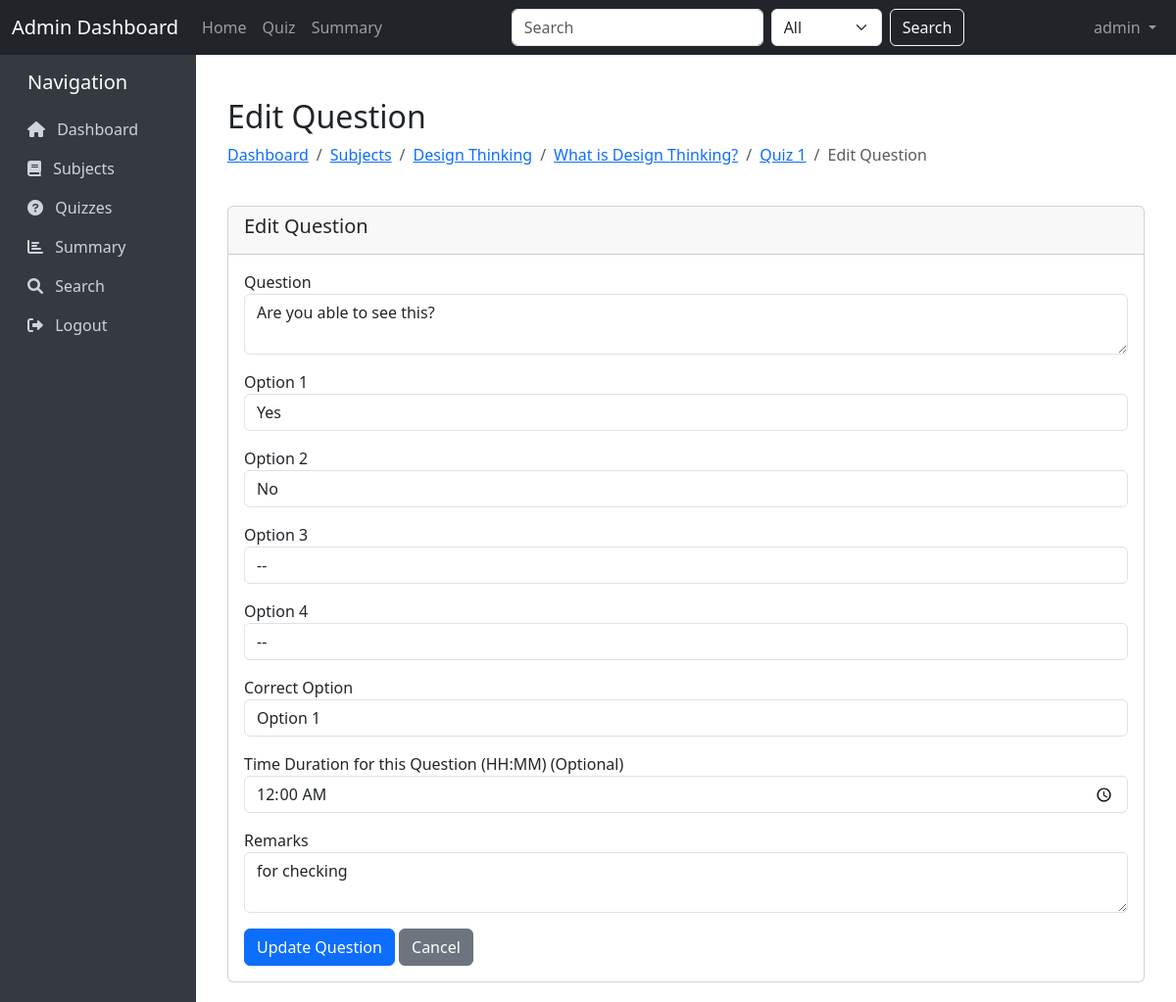
The page /questions/edit/1 (signed in) on the database its author committed.
### models/model.py (models this page shows)
class User(db.Model):
    __tablename__ = 'user'
    user_id = db.Column(db.Integer, primary_key=True)
    username = db.Column(db.String(20), unique=True, nullable=False)
    password = db.Column(db.String(100), nullable=False)
    full_name = db.Column(db.String(30), nullable=False)
    qualification = db.Column(db.String(20), nullable=False)
    dob = db.Column(db.Date, nullable=False)
    email = db.Column(db.String(30), unique=True, nullable=False)
    phone = db.Column(db.String(10), nullable=False)
    address = db.Column(db.String(25), nullable=False)
    status = db.Column(db.String(10), default='active')
    is_admin = db.Column(db.Boolean, default=False)
    scores = db.relationship('Scores', backref='user', lazy=True)

class Subject(db.Model):
    __tablename__ = 'subject'
    subject_id = db.Column(db.Integer, primary_key=True)
    name = db.Column(db.String(20), nullable=False)
    description = db.Column(db.String(40))
    chapters = db.relationship('Chapter', backref='subject', lazy=True, cascade="all, delete-orphan")

class Chapter(db.Model):
    __tablename__ = 'chapter'
    chapter_id = db.Column(db.Integer, primary_key=True)
    chapter_name = db.Column(db.String(20), nullable=False)
    subject_id = db.Column(db.Integer, db.ForeignKey('subject.subject_id'), nullable=False)
    description = db.Column(db.String(40))
    quizzes = db.relationship('Quiz', backref='chapter', lazy=True, cascade="all, delete-orphan")

class Quiz(db.Model):
    __tablename__ = 'quiz'
    quiz_id = db.Column(db.Integer, primary_key=True)
    name = db.Column(db.String(20), nullable=False)
    chapter_id = db.Column(db.Integer, db.ForeignKey('chapter.chapter_id'), nullable=False)
    date_of_quiz = db.Column(db.Date, nullable=False)
    time_duration = db.Column(db.Time, nullable=False)
    remarks = db.Column(db.String(40))
    questions = db.relationship('Question', backref='quiz', lazy=True, cascade="all, delete-orphan")
    scores = db.relationship('Scores', backref='quiz_ref', lazy=True)

class Question(db.Model):
    __tablename__ = 'question'
    question_id = db.Column(db.Integer, primary_key=True)
    question = db.Column(db.String(100), nullable=False)
    option1 = db.Column(db.String(50), nullable=False)
    option2 = db.Column(db.String(50), nullable=False)
    option3 = db.Column(db.String(50), nullable=False)
    option4 = db.Column(db.String(50), nullable=False)
    correct_option = db.Column(db.Integer, nullable=False)
    quiz_id = db.Column(db.Integer, db.ForeignKey('quiz.quiz_id'), nullable=False)
    time_duration = db.Column(db.Time, nullable=True)
    remarks = db.Column(db.String(40))

### controllers/controller.py (the view, shortened to what this page needs)
@app.route('/questions/edit/<int:question_id>', methods=['GET', 'POST'])
@admin_required
def edit_question(question_id):
    question = Question.query.get_or_404(question_id)
    return render_template('edit_question.htm', question=question)

### controllers/controller.py (called while the page is built)
def current_user():
    user_id = session.get('user_id')
    if user_id:
        return User.query.get(user_id)
    return None

@app.context_processor
def inject_current_user():
    return dict(current_user=current_user())

def admin_required(f):
    @wraps(f)
    def decorated_function(*args, **kwargs):
        user = current_user()
        if not user or not user.is_admin:
            flash('Admin access required.', 'danger')
            return redirect(url_for('login'))
        return f(*args, **kwargs)
    return decorated_function

### templates/edit_question.htm (shortened to what this page needs)
{% extends 'base.htm' %}
{% block content %}
<div class="container mt-4">
    <div class="row mb-4">
        <div class="col">
            <h2>Edit Question</h2>
            <nav aria-label="breadcrumb">
                <ol class="breadcrumb">
                    <li class="breadcrumb-item"><a href="{{ url_for('dashboard') }}">Dashboard</a></li>
                    <li class="breadcrumb-item"><a href="{{ url_for('subjects') }}">Subjects</a></li>
                    <li class="breadcrumb-item"><a href="{{ url_for('chapters', subject_id=question.quiz.chapter.subject_id) }}">{{ question.quiz.chapter.subject.name }}</a></li>
                    <li class="breadcrumb-item"><a href="{{ url_for('chapter_quizzes', chapter_id=question.quiz.chapter_id) }}">{{ question.quiz.chapter.chapter_name }}</a></li>
                    <li class="breadcrumb-item"><a href="{{ url_for('questions', quiz_id=question.quiz_id) }}">{{ question.quiz.name }}</a></li>
                    <li class="breadcrumb-item active">Edit Question</li>
                </ol>
            </nav>
        </div>
    </div>
    <div class="row">
        <div class="col">
            <div class="card">
                <div class="card-header">
                    <h5>Edit Question</h5>
                </div>
                <div class="card-body">
                    <form method="POST">
                        <div class="form-group mb-3">
                            <label for="question">Question</label>
                            <textarea class="form-control" id="question" name="question" rows="2" required>{{ question.question }}</textarea>
                        </div>
                        <div class="form-group mb-3">
                            <label for="option1">Option 1</label>
                            <input type="text" class="form-control" id="option1" name="option1" value="{{ question.option1 }}" required>
                        </div>
                        <div class="form-group mb-3">
                            <label for="option2">Option 2</label>
                            <input type="text" class="form-control" id="option2" name="option2" value="{{ question.option2 }}" required>
                        </div>
                        <div class="form-group mb-3">
                            <label for="option3">Option 3</label>
                            <input type="text" class="form-control" id="option3" name="option3" value="{{ question.option3 }}" required>
                        </div>
                        <div class="form-group mb-3">
                            <label for="option4">Option 4</label>
                            <input type="text" class="form-control" id="option4" name="option4" value="{{ question.option4 }}" required>
                        </div>
                        <div class="form-group mb-3">
                            <label for="correct_option">Correct Option</label>
                            <select class="form-control" id="correct_option" name="correct_option" required>
                                <option value="1" {% if question.correct_option == 1 %}selected{% endif %}>Option 1</option>
                            </select>
                        </div>
                        <div class="form-group mb-3">
                            <label for="time_duration">Time Duration for this Question (HH:MM) (Optional)</label>
                            <input type="time" class="form-control" id="time_duration" name="time_duration" value="{{ question.time_duration.strftime('%H:%M') if question.time_duration else '' }}">
                        </div>
                        <div class="form-group mb-3">
                            <label for="remarks">Remarks</label>
                            <textarea class="form-control" id="remarks" name="remarks" rows="2">{{ question.remarks }}</textarea>
                        </div>
                        <div class="mt-3">
                            <button type="submit" class="btn btn-primary">Update Question</button>
                            <a href="{{ url_for('questions', quiz_id=question.quiz_id) }}" class="btn btn-secondary">Cancel</a>
                        </div>
                    </form>
                </div>
            </div>
        </div>
    </div>
</div>
{% endblock %}

### templates/base.htm (shortened to what this page needs)
<!DOCTYPE html>
<html lang="en">
<head>
    <link href="https://cdn.jsdelivr.net/npm/bootstrap@5.3.0-alpha1/dist/css/bootstrap.min.css" rel="stylesheet">
    <link rel="stylesheet" href="https://cdnjs.cloudflare.com/ajax/libs/font-awesome/6.0.0/css/all.min.css">
</head>
<body>
    <nav class="navbar navbar-expand-lg navbar-dark bg-dark">
        <div class="container-fluid">
            <a class="navbar-brand" href="{{ url_for('dashboard') }}">Admin Dashboard</a>
            <div class="collapse navbar-collapse" id="navbarSupportedContent">
                <ul class="navbar-nav me-auto mb-2 mb-lg-0">
                    <li class="nav-item">
                        <a class="nav-link {% if request.endpoint == 'dashboard' %}active{% endif %}" href="{{ url_for('dashboard') }}">Home</a>
                    </li>
                    <li class="nav-item">
                        <a class="nav-link {% if request.endpoint == 'quizzes' %}active{% endif %}" href="{{ url_for('quizzes') }}">Quiz</a>
                    </li>
                    <li class="nav-item">
                        <a class="nav-link {% if request.endpoint == 'summary' %}active{% endif %}" href="{{ url_for('summary') }}">Summary</a>
                    </li>
                </ul>
                <form class="d-flex" action="{{ url_for('search') }}" method="get">
                    <input class="form-control me-2" type="search" name="query" placeholder="Search" required>
                    <select class="form-select me-2" name="category" style="width: auto;">
                        <option value="all">All</option>
                    </select>
                    <button class="btn btn-outline-light" type="submit">Search</button>
                </form>
                {% if session.get('user_id') %}
                <ul class="navbar-nav ms-auto">
                    <li class="nav-item dropdown">
                        <a class="nav-link dropdown-toggle" href="#" id="navbarDropdown" role="button" data-bs-toggle="dropdown">
                            {{ session.get('username') }}
                        </a>
                    </li>
                </ul>
                {% endif %}
            </div>
        </div>
    </nav>
    <div class="container-fluid">
        <div class="row">
            {% if session.get('user_id') %}
            <div class="col-md-2 sidebar py-3">
                <h5 class="mb-3 ps-3">Navigation</h5>
                <a href="{{ url_for('dashboard') }}" class="{% if request.endpoint == 'dashboard' %}active{% endif %}">
                    <i class="fas fa-home me-2"></i> Dashboard
                </a>
                <a href="{{ url_for('subjects') }}" class="{% if request.endpoint == 'subjects' %}active{% endif %}">
                    <i class="fas fa-book me-2"></i> Subjects
                </a>
                <a href="{{ url_for('quizzes') }}" class="{% if request.endpoint == 'quizzes' %}active{% endif %}">
                    <i class="fas fa-question-circle me-2"></i> Quizzes
                </a>
                <a href="{{ url_for('summary') }}" class="{% if request.endpoint == 'summary' %}active{% endif %}">
                    <i class="fas fa-chart-bar me-2"></i> Summary
                </a>
                <a href="{{ url_for('search') }}" class="{% if request.endpoint == 'search' %}active{% endif %}">
                    <i class="fas fa-search me-2"></i> Search
                </a>
                <a href="{{ url_for('logout') }}">
                    <i class="fas fa-sign-out-alt me-2"></i> Logout
                </a>
            </div>
            <div class="col-md-10 content">
            {% else %}
            <div class="col-md-12 content">
            {% endif %}
                {% block content %}{% endblock %}
            </div>
        </div>
    </div>
</body>
</html>

### templates/base.htm (style rules this page uses)
.sidebar { min-height: calc(100vh - 56px); background-color: #343a40; color: white; }
.sidebar a { color: #ced4da; text-decoration: none; display: block; padding: 0.5rem 1rem; }
.content { padding: 20px; }

### rows shown on the page
User: get "admin"
Subject: quiz.chapter.subject.name "Design Thinking"
Chapter: quiz.chapter.chapter_name "What is Design Thinking?"
Quiz: quiz.name "Quiz 1"
Question: question "Are you able to see this?", option1 "Yes", option2 "No", option3 "--", option4 "--", correct_option "Option 1", time_duration "00:00", remarks "for checking"
